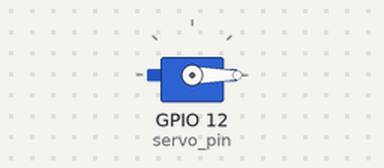
Bench run of a program on a simulated Raspberry Pi (BCM pin numbers). Parts: servo. Servo angles are drawn from the pulse width (0.5 ms = 0°, 2.5 ms = 180°); what the program prints to the terminal is not drawn.

Above: at 0.05 s.
At 3.95 s:
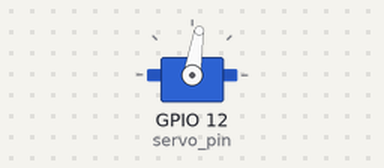
At 7.9 s:
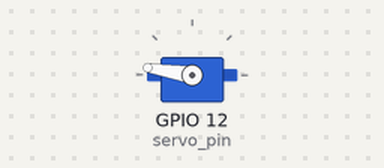
Timing chart, 0 to 10.3 s (numbered marks = the images above):
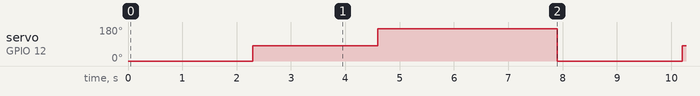

Measured:
- by itself, servo on GPIO 12 (servo_pin): repeats every 7.9 s: 171° 3.3 s, 0° 2.3 s, 81° 2.3 s

The program:

calibrate_servo_import.py
```python
#calibrate servo
import RPi.GPIO as GPIO
import time

# Set the GPIO mode and pin number
GPIO.setmode(GPIO.BCM)
servo_pin = 12

# Set up the PWM pin
GPIO.setup(servo_pin, GPIO.OUT)
pwm = GPIO.PWM(servo_pin, 50)  # PWM frequency of 50Hz (standard for servos)

# Function to set the servo angle
def set_servo_angle(angle):
    duty_cycle = 2 + (angle / 18)  # Map angle (0-180) to duty cycle (2-12)
    pwm.ChangeDutyCycle(duty_cycle)
    time.sleep(2.3)  # Give the servo time to move

# Example usage: rotate the servo to 0 degrees, then to 90 degrees, and finally to 180 degrees
try:
    pwm.start(2.5)  # Start PWM with a duty cycle of 0 (servo at 0 degrees)
    while True:
        set_servo_angle(0)
        set_servo_angle(90)
        set_servo_angle(180)
        time.sleep(1)
        print('180')

except KeyboardInterrupt:
    # Clean up the GPIO settings
    pwm.stop()
    GPIO.cleanup()
```
